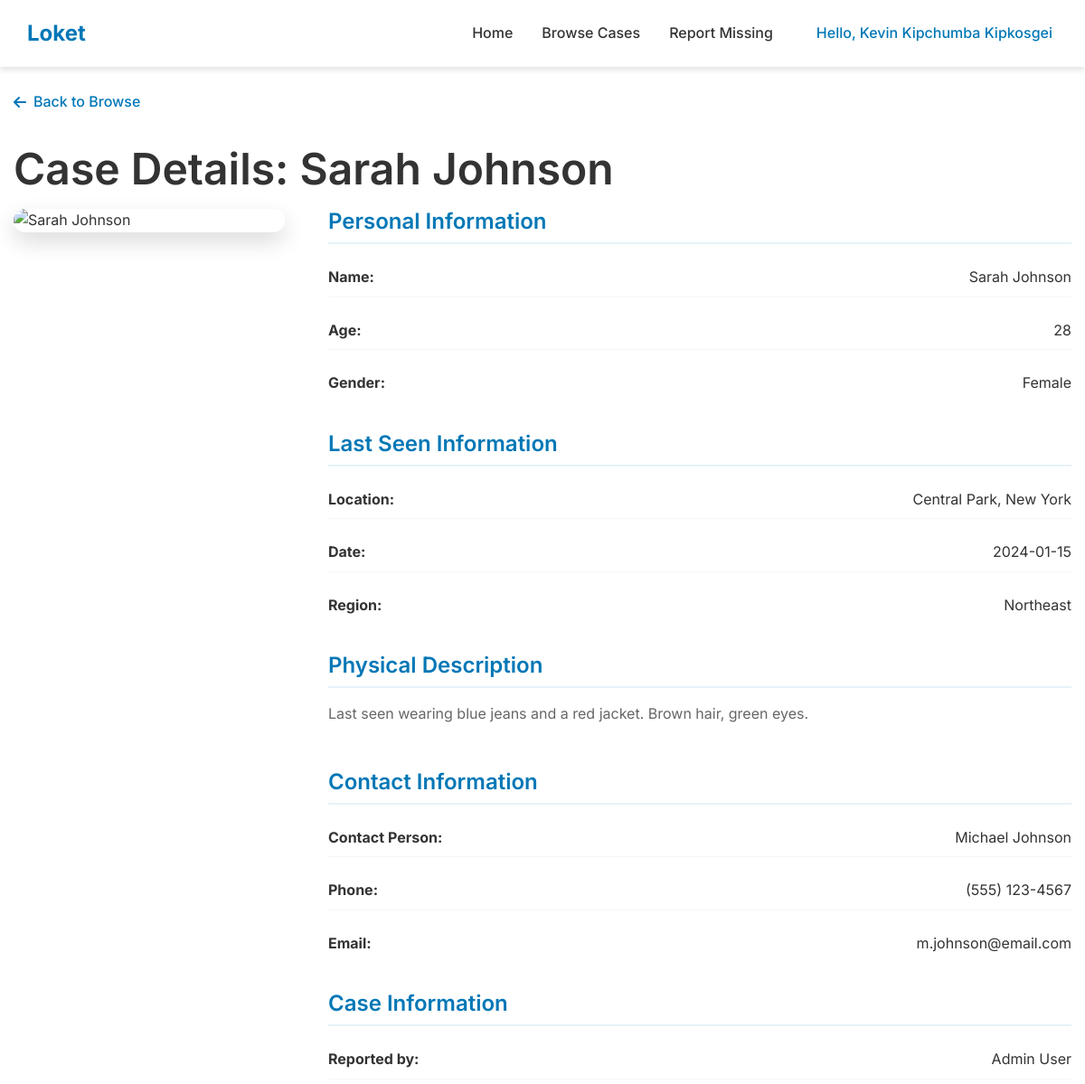
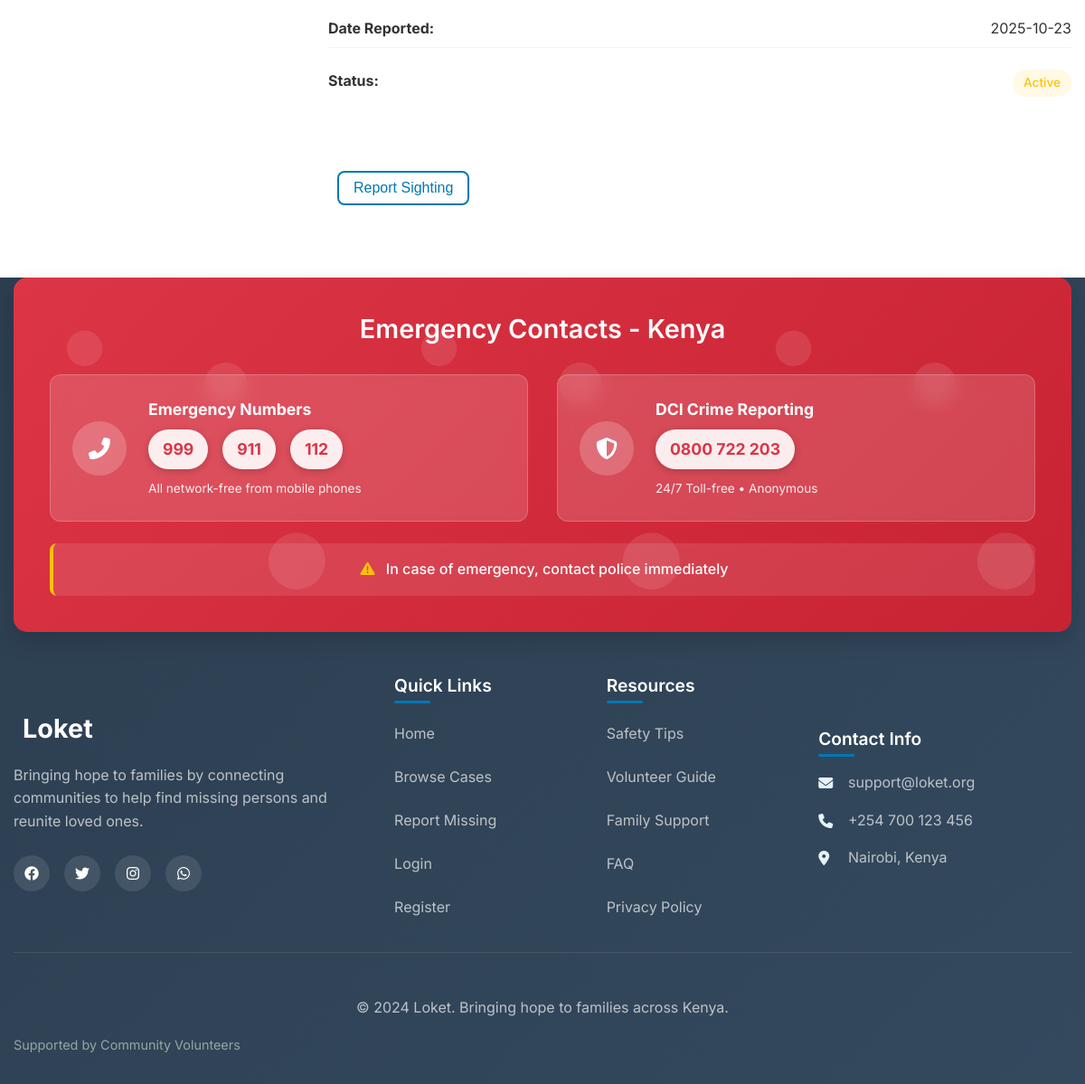
The app's page /case-details/1 (signed in) with its own data (2 pictures, top to bottom).
### models.py (models this page shows, shortened)
class User(UserMixin, db.Model):
    id = db.Column(db.Integer, primary_key=True)
    name = db.Column(db.String(100), nullable=False)
    email = db.Column(db.String(100), unique=True, nullable=False)
    password_hash = db.Column(db.String(200), nullable=False)
    phone = db.Column(db.String(20), nullable=False)
    role = db.Column(db.String(20), default='user')
    date_joined = db.Column(db.DateTime, default=datetime.utcnow)
    missing_persons = db.relationship('MissingPerson', backref='reporter', lazy=True)

class MissingPerson(db.Model):
    id = db.Column(db.Integer, primary_key=True)
    name = db.Column(db.String(100), nullable=False)
    age = db.Column(db.Integer, nullable=False)
    gender = db.Column(db.String(20), nullable=False)
    last_seen = db.Column(db.String(200), nullable=False)
    last_seen_date = db.Column(db.Date, nullable=False)
    region = db.Column(db.String(50), nullable=False)
    description = db.Column(db.Text, nullable=False)
    contact_name = db.Column(db.String(100), nullable=False)
    contact_phone = db.Column(db.String(20), nullable=False)
    contact_email = db.Column(db.String(100), nullable=False)
    photo_filename = db.Column(db.String(200), nullable=True)
    date_reported = db.Column(db.DateTime, default=datetime.utcnow)
    is_found = db.Column(db.Boolean, default=False)
    reported_by = db.Column(db.Integer, db.ForeignKey('user.id'), nullable=False)
    @property
    def photo_url(self):
        if self.photo_filename:
            return f'/static/uploads/{self.photo_filename}'
        return '/static/images/default-avatar.png'

### app.py (the view)
@app.route('/case-details/<int:person_id>')
def case_details(person_id):
    missing_person = MissingPerson.query.get_or_404(person_id)
    return render_template('case_details.html', person=missing_person)

### app.py (called while the page is built)
@login_manager.user_loader
def load_user(user_id):
    return User.query.get(int(user_id))

### templates/case_details.html (shortened to what this page needs)
{% extends "base.html" %}
{% block content %}
<section class="case-details-section">
    <div class="container">
        <div class="case-details-header">
            <a href="{{ url_for('browse') }}" class="back-link">
                <i class="fas fa-arrow-left"></i> Back to Browse
            </a>
            <h1>Case Details: {{ person.name }}</h1>
        </div>
        <div class="case-details-content">
            <div class="case-image-large">
                <img src="{{ person.photo_url }}" alt="{{ person.name }}">
            </div>
            <div class="case-info-detailed">
                <div class="info-section">
                    <h3>Personal Information</h3>
                    <div class="info-grid">
                        <div class="info-item">
                            <strong>Name:</strong>
                            <span>{{ person.name }}</span>
                        </div>
                        <div class="info-item">
                            <strong>Age:</strong>
                            <span>{{ person.age }}</span>
                        </div>
                        <div class="info-item">
                            <strong>Gender:</strong>
                            <span>{{ person.gender }}</span>
                        </div>
                    </div>
                </div>
                <div class="info-section">
                    <h3>Last Seen Information</h3>
                    <div class="info-grid">
                        <div class="info-item">
                            <strong>Location:</strong>
                            <span>{{ person.last_seen }}</span>
                        </div>
                        <div class="info-item">
                            <strong>Date:</strong>
                            <span>{{ person.last_seen_date.strftime('%Y-%m-%d') }}</span>
                        </div>
                        <div class="info-item">
                            <strong>Region:</strong>
                            <span>{{ person.region }}</span>
                        </div>
                    </div>
                </div>
                <div class="info-section">
                    <h3>Physical Description</h3>
                    <p>{{ person.description }}</p>
                </div>
                <div class="info-section">
                    <h3>Contact Information</h3>
                    <div class="info-grid">
                        <div class="info-item">
                            <strong>Contact Person:</strong>
                            <span>{{ person.contact_name }}</span>
                        </div>
                        <div class="info-item">
                            <strong>Phone:</strong>
                            <span>{{ person.contact_phone }}</span>
                        </div>
                        <div class="info-item">
                            <strong>Email:</strong>
                            <span>{{ person.contact_email }}</span>
                        </div>
                    </div>
                </div>
                <div class="info-section">
                    <h3>Case Information</h3>
                    <div class="info-grid">
                        <div class="info-item">
                            <strong>Reported by:</strong>
                            <span>{{ person.reporter.name }}</span>
                        </div>
                        <div class="info-item">
                            <strong>Date Reported:</strong>
                            <span>{{ person.date_reported.strftime('%Y-%m-%d') }}</span>
                        </div>
                        <div class="info-item">
                            <strong>Status:</strong>
                            <span class="status-{{ 'found' if person.is_found else 'active' }}">
                                {{ 'Found' if person.is_found else 'Active' }}
                            </span>
                        </div>
                    </div>
                </div>
                {% if current_user.is_authenticated %}
                <div class="action-buttons">
                    <button class="btn btn-primary btn-report-sighting" data-person-id="{{ person.id }}">
                        Report Sighting
                    </button>
                </div>
                {% else %}
                <div class="login-prompt">
                    <p><a href="{{ url_for('login') }}">Login</a> to report a sighting or get more information.</p>
                </div>
                {% endif %}
            </div>
        </div>
    </div>
</section>
{% endblock %}

### templates/base.html (shortened to what this page needs)
<!DOCTYPE html>
<html lang="en">
<head>
    <link rel="stylesheet" href="{{ url_for('static', filename='css/style.css') }}">
    <link rel="stylesheet" href="https://cdnjs.cloudflare.com/ajax/libs/font-awesome/6.4.0/css/all.min.css">
</head>
<body>
    <nav class="navbar">
        <div class="nav-container">
            <div class="nav-logo">
                <a href="{{ url_for('index') }}">
                    <span>Loket</span>
                </a>
            </div>
            <div class="nav-menu" id="navMenu">
                <a href="{{ url_for('index') }}" class="nav-link">Home</a>
                <a href="{{ url_for('browse') }}" class="nav-link">Browse Cases</a>
                {% if current_user.is_authenticated %}
                <a href="{{ url_for('report_missing') }}" class="nav-link">Report Missing</a>
                {% endif %}
                <div class="user-controls">
                    {% if current_user.is_authenticated %}
                        <div class="user-menu">
                            <span class="user-greeting">Hello, {{ current_user.name }}</span>
                        </div>
                    {% else %}
                        <a href="{{ url_for('login') }}" class="btn-login">Login</a>
                        <a href="{{ url_for('register') }}" class="btn-register">Register</a>
                    {% endif %}
                </div>
            </div>
        </div>
    </nav>
    <main>
        {% block content %}{% endblock %}
    </main>
    <footer class="footer">
        <div class="container">
            <div class="emergency-section">
                <h3>Emergency Contacts - Kenya</h3>
                <div class="emergency-numbers">
                    <div class="emergency-item">
                        <div class="emergency-icon">
                            <i class="fas fa-phone-alt"></i>
                        </div>
                        <div class="emergency-info">
                            <strong>Emergency Numbers</strong>
                            <div class="numbers-grid">
                                <span>999</span>
                                <span>911</span>
                                <span>112</span>
                            </div>
                            <small>All network-free from mobile phones</small>
                        </div>
                    </div>
                    <div class="emergency-item">
                        <div class="emergency-icon">
                            <i class="fas fa-shield-alt"></i>
                        </div>
                        <div class="emergency-info">
                            <strong>DCI Crime Reporting</strong>
                            <div class="numbers-grid">
                                <span>0800 722 203</span>
                            </div>
                            <small>24/7 Toll-free • Anonymous</small>
                        </div>
                    </div>
                </div>
                <div class="emergency-note">
                    <p><i class="fas fa-exclamation-triangle"></i> In case of emergency, contact police immediately</p>
                </div>
            </div>
            <div class="footer-content">
                <div class="footer-section">
                    <div class="footer-logo">
                        <span>Loket</span>
                    </div>
                    <p class="footer-description">
                        Bringing hope to families by connecting communities to help find missing persons and reunite loved ones.
                    </p>
                    <div class="social-links">
                        <a href="#" aria-label="Facebook"><i class="fab fa-facebook"></i></a>
                        <a href="#" aria-label="Twitter"><i class="fab fa-twitter"></i></a>
                        <a href="#" aria-label="Instagram"><i class="fab fa-instagram"></i></a>
                        <a href="#" aria-label="WhatsApp"><i class="fab fa-whatsapp"></i></a>
                    </div>
                </div>
                <div class="footer-section">
                    <h4>Quick Links</h4>
                    <div class="footer-links">
                        <a href="{{ url_for('index') }}">Home</a>
                        <a href="{{ url_for('browse') }}">Browse Cases</a>
                        <a href="{{ url_for('report_missing') }}">Report Missing</a>
                        <a href="{{ url_for('login') }}">Login</a>
                        <a href="{{ url_for('register') }}">Register</a>
                    </div>
                </div>
                <div class="footer-section">
                    <h4>Resources</h4>
                    <div class="footer-links">
                        <a href="#">Safety Tips</a>
                        <a href="#">Volunteer Guide</a>
                        <a href="#">Family Support</a>
                        <a href="#">FAQ</a>
                        <a href="#">Privacy Policy</a>
                    </div>
                </div>
                <div class="footer-section">
                    <h4>Contact Info</h4>
                    <div class="contact-info">
                        <div class="contact-item">
                            <i class="fas fa-envelope"></i>
                            <span>support@loket.org</span>
                        </div>
                        <div class="contact-item">
                            <i class="fas fa-phone"></i>
                            <span>+254 700 123 456</span>
                        </div>
                        <div class="contact-item">
                            <i class="fas fa-map-marker-alt"></i>
                            <span>Nairobi, Kenya</span>
                        </div>
                    </div>
                </div>
            </div>
            <div class="footer-bottom">
                <div class="footer-copyright">
                    <p>&copy; 2024 Loket. Bringing hope to families across Kenya.</p>
                </div>
                <div class="footer-credits">
                    <p>Supported by Community Volunteers</p>
                </div>
            </div>
        </div>
    </footer>
</body>
</html>

### records on screen
User: name "Kevin Kipchumba Kipkosgei"
MissingPerson: name "Sarah Johnson", age "28", gender "Female", last_seen "Central Park, New York", last_seen_date "2024-01-15", region "Northeast", description "Last seen wearing blue jeans and a red jacket. Brown hair, green eyes.", contact_name "Michael Johnson", contact_phone "(555) 123-4567", contact_email "m.johnson@email.com", date_reported "2025-10-23", is_found "Active"
User: reporter.name "Admin User"
